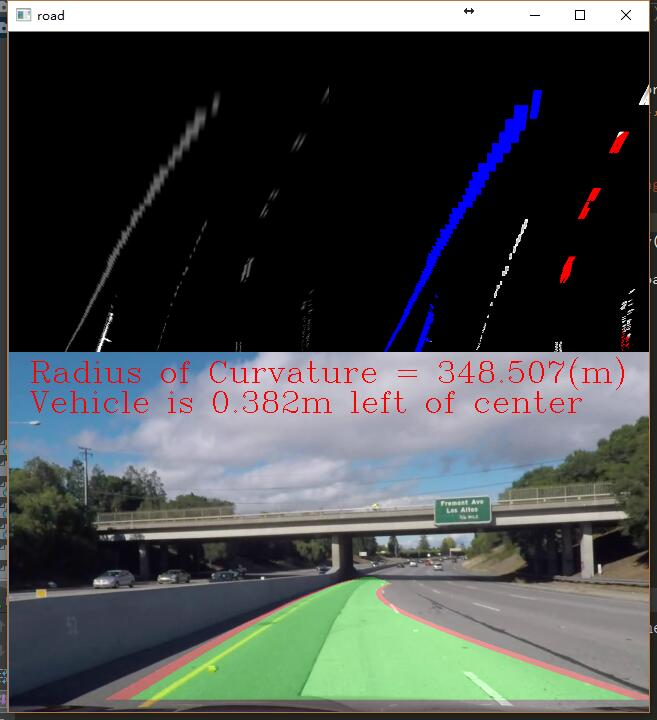
#> input picture image/challenge_example.jpg, 657 x 720 px
$ python -i LaneRecognition.py   (imports and definitions only)   (older library calls are emulated)
#> lines starting #> are read from the running program, lines starting #| are printed output that depends on the picture; after the words box and inside, x2 and y2 are one past the last pixel; in counts of white or black regions, pixels touching at a corner belong together
### m_utils.py
import numpy as np
import cv2
import pickle
import line
import calibration
from line import Line


def sobel_xy(image, kernel):
    return cv2.Sobel(image, cv2.CV_64F, 1, 0, ksize=kernel), \
           cv2.Sobel(image, cv2.CV_64F, 0, 1, ksize=kernel)


def direction_gradient(image, kernel, threshold):
    sobel_x, sobel_y = sobel_xy(image, kernel)
    abs_gradient_dir = np.arctan2(np.absolute(sobel_y), np.absolute(sobel_x))
    binary_output = threshold_filter(abs_gradient_dir, threshold)
    return binary_output.astype(np.uint8)


def m_sobel(image, threshold, transverse_axis='x'):
    if transverse_axis is 'x':
        sobel_image = abs(cv2.Sobel(image, cv2.CV_64F, 1, 0))
    elif transverse_axis is 'y':
        sobel_image = abs(cv2.Sobel(image, cv2.CV_64F, 0, 1))
    else:
        print('Please enter the correct Sobel direction')
        return None
    scaled_sobel = np.uint8(255 * sobel_image / np.max(sobel_image))

    temp = threshold_filter(scaled_sobel, threshold)

    return temp


def magnitude_gradient(image, kernel, threshold):
    sobel_x, sobel_y = sobel_xy(image, kernel)
    # Calculated gradient magnitude
    gradient_magnitude = np.sqrt(sobel_x ** 2 + sobel_y ** 2)

    # 转换成unit8
    scale_factor = np.max(gradient_magnitude) / 255
    gradient_magnitude = (gradient_magnitude / scale_factor).astype(np.uint8)

    # The threshold is 0
    temp = threshold_filter(gradient_magnitude, threshold)

    return temp


def gradient_combine(image, threshold_x, threshold_y, threshold_mag, threshold_dir):
    sobel_x = m_sobel(image, threshold_x, 'x')
    sobel_y = m_sobel(image, threshold_y, 'y')
    mag_img = magnitude_gradient(image, 3, threshold_mag)
    dir_img = direction_gradient(image, 15, threshold_dir)

    # Combined gradient measurement
    gradient_comb = np.zeros_like(dir_img).astype(np.uint8)
    gradient_comb[((sobel_x > 1) & (mag_img > 1) & (dir_img > 1)) | ((sobel_x > 1) & (sobel_y > 1))] = 255

    # show_img(gradient_comb, 10000, 'gradient')

    return gradient_comb


def threshold_filter(ch, threshold=(80, 255)):
    binary = np.zeros_like(ch)
    # cv2.imshow('fda',binary)
    # cv2.waitKey(10000)
    binary[(ch > threshold[0]) & (ch <= threshold[1])] = 255
    return binary


def hls_combine(img, threshold_h, threshold_l, threshold_s):
    # The transformation of HLS color space
    hls = cv2.cvtColor(img, cv2.COLOR_BGR2HLS)
    h_data = hls[:, :, 0]
    l_data = hls[:, :, 1]
    s_data = hls[:, :, 2]

    h_img = threshold_filter(h_data, threshold_h)
    l_img = threshold_filter(l_data, threshold_l)
    s_img = threshold_filter(s_data, threshold_s)

    # Two cases - lane lines in the shadow
    hls_comb = np.zeros_like(s_img).astype(np.uint8)
    hls_comb[((s_img > 1) & (l_img == 0)) | ((s_img == 0) & (h_img > 1) & (l_img > 1))] = 255  # | (R > 1)] = 255

    return hls_comb


# [36 lines left out: functions warp_image, gaussian_blur, store_data, not called in this run]


def load_data():
    f = open('temp.pkl', 'rb')
    mtx = pickle.load(f)
    dist = pickle.load(f)
    src = pickle.load(f)
    dst = pickle.load(f)
    return mtx, dist, src, dst


def print_vehicle_data(image, left_line=Line(), right_line=Line()):
    '''Print vehicle location and lane radius information'''

    cv2.putText(image, 'Radius of Curvature = ' + str(round(left_line.radius_of_curvature, 3)) + '(m)',
                (20, 30), cv2.FONT_HERSHEY_COMPLEX, 1, (0, 0, 255), 1)
    center_lane = (right_line.startX - left_line.startX) / 2+left_line.startX
    lane_width = right_line.startX - left_line.startX
    xm_per_pix = 3.7 * (720 / 1280) / lane_width  # Pixel / meter
    center_car = 640 / 2
    if center_lane > center_car:
        deviation = 'Vehicle is ' + str(
            round(abs(center_lane - center_car) *xm_per_pix, 3)) + 'm left of center'
    elif center_lane < center_car:
        deviation = 'Vehicle is ' + str(
            round(abs(center_lane - center_car) *xm_per_pix, 3)) + 'm right of center'
    else:
        deviation = 'Center'
    left_line.deviation = deviation
    cv2.putText(image, deviation, (20, 60), cv2.FONT_HERSHEY_COMPLEX, 1, (0, 0, 255), 1)

    return image

### utils.py
import numpy as np
import cv2


def show_img(image, time, windowName):
    cv2.imshow(winname=windowName, mat=image)
    cv2.waitKey(time)


def warp_image(img, src, dst, size):
    """ Perspective transformation """
    M = cv2.getPerspectiveTransform(src, dst)
    Minv = cv2.getPerspectiveTransform(dst, src)
    warp_img = cv2.warpPerspective(img, M, size, flags=cv2.INTER_LINEAR)
    # show_img(warp_img, 10000, 'warp')

    return warp_img, M, Minv


def rad_of_curvature(left_line, right_line):
    """ Measuring radius of curvature  """

    ploty = left_line.ally
    leftx, rightx = left_line.allx, right_line.allx

    leftx = leftx[::-1]  # Reverse matching up and down on Y
    rightx = rightx[::-1]  # Reverse matching up and down on Y

    # Definition of conversion from pixel space to rice in X and Y
    width_lanes = abs(right_line.startX - left_line.startX)
    ym_per_pix = 30 / 720  # 像素/米
    xm_per_pix = 3.7 * (720 / 1280) / width_lanes  # 像素/米
    # The defined value, here we want the radius of curvature
    # Maximum value, corresponding to the bottom of the image
    y_eval = np.max(ploty)

    # X and Y fitting of new polynomials in world space
    left_fit_cr = np.polyfit(ploty * ym_per_pix, leftx * xm_per_pix, 2)
    right_fit_cr = np.polyfit(ploty * ym_per_pix, rightx * xm_per_pix, 2)
    # Calculating new radius of curvature
    left_curvature = ((1 + (2 * left_fit_cr[0] * y_eval * ym_per_pix + left_fit_cr[1]) ** 2) ** 1.5) / np.absolute(
        2 * left_fit_cr[0])
    right_curvature = ((1 + (2 * right_fit_cr[0] * y_eval * ym_per_pix + right_fit_cr[1]) ** 2) ** 1.5) / np.absolute(
        2 * right_fit_cr[0])
    # Radius of curvature
    left_line.radius_of_curvature = left_curvature
    right_line.radius_of_curvature = right_curvature


# [12 lines left out: function smoothing, not called in this run]


def blind_search(img, line_left, line_right):
    """
    Blind search - the first frame / lost lane line
    Using histogram and sliding window
    """
    # Get the histogram of the bottom half of the image
    histogram = np.sum(img[int(img.shape[0] / 2):, :], axis=0)

    # Create an output image to draw and visualize the results。
    output = np.dstack((img, img, img)) * 255
    # show_img(output, 10000, 'output')

    # Find the vertices of the left and right sides of the histogram.
    # This will be the starting point of the left and right lines.
    start_left_x = np.argmax(histogram[:int(histogram.shape[0] / 2)])
    start_right_x = np.argmax(histogram[int(histogram.shape[0] / 2):]) + int(histogram.shape[0] / 2)

    # Select the number of sliding windows
    num_windows = 9
    # Setting window height
    window_height = int(img.shape[0] / num_windows)

    # Identify all non - zero pixels in X and Y positions in the image.
    nonzero = img.nonzero()
    nonzero_y = np.array(nonzero[0])
    nonzero_x = np.array(nonzero[1])

    # The current position of each window update
    current_left_x = start_left_x
    current_right_x = start_right_x

    ###################
    # Setting up the minimum number of pixels to find the wake-up window
    min_num_pixel = 50

    # Create an empty list to receive the left and right row pixel index
    win_left_lane = []
    win_right_lane = []

    window_margin = line_left.window_margin

    # Step by step slide window
    for window in range(num_windows):
        # Identifying the window boundaries of X and Y (right and left)
        win_y_low = img.shape[0] - (window + 1) * window_height
        win_y_high = img.shape[0] - window * window_height
        win_leftx_min = current_left_x - window_margin
        win_leftx_max = current_left_x + window_margin
        win_rightx_min = current_right_x - window_margin
        win_rightx_max = current_right_x + window_margin

        # Drawing Windows on visual images
        cv2.rectangle(output, (win_leftx_min, win_y_low), (win_leftx_max, win_y_high), (0, 255, 0), 2)
        cv2.rectangle(output, (win_rightx_min, win_y_low), (win_rightx_max, win_y_high), (0, 255, 0), 2)

        # Identify the non zero pixel in the X and Y in the window.
        left_window_inds = ((nonzero_y >= win_y_low) & (nonzero_y <= win_y_high) & (nonzero_x >= win_leftx_min) & (
            nonzero_x <= win_leftx_max)).nonzero()[0]
        right_window_inds = ((nonzero_y >= win_y_low) & (nonzero_y <= win_y_high) & (nonzero_x >= win_rightx_min) & (
            nonzero_x <= win_rightx_max)).nonzero()[0]
        # Attach these indexes to the list
        win_left_lane.append(left_window_inds)
        win_right_lane.append(right_window_inds)

        # If you find minpix pixels, wake the next window in its average position
        if len(left_window_inds) > min_num_pixel:
            current_left_x = np.int(np.mean(nonzero_x[left_window_inds]))
        if len(right_window_inds) > min_num_pixel:
            current_right_x = np.int(np.mean(nonzero_x[right_window_inds]))

    # An array that connects the index
    win_left_lane = np.concatenate(win_left_lane)
    win_right_lane = np.concatenate(win_right_lane)

    # Extraction of left and right row pixels
    left_x, left_y = nonzero_x[win_left_lane], nonzero_y[win_left_lane]
    right_x, right_y = nonzero_x[win_right_lane], nonzero_y[win_right_lane]

    output[left_y, left_x] = [255, 0, 0]
    output[right_y, right_x] = [0, 0, 255]

    # Fitting two order polynomials to each
    left_fit = np.polyfit(left_y, left_x, 2)
    right_fit = np.polyfit(right_y, right_x, 2)

    line_left.current_fit = left_fit
    line_right.current_fit = right_fit

    # Generate X and Y values for drawing.
    ploty = np.linspace(0, img.shape[0] - 1, img.shape[0])

    # ax^2 + bx + c
    left_plot_x = left_fit[0] * ploty ** 2 + left_fit[1] * ploty + left_fit[2]
    right_plot_x = right_fit[0] * ploty ** 2 + right_fit[1] * ploty + right_fit[2]

    line_left.prevX.append(left_plot_x)
    line_right.prevX.append(right_plot_x)

    if len(line_left.prevX) > 10:
        left_avg_line = smoothing(line_left.prevX, 10)
        left_avg_fit = np.polyfit(ploty, left_avg_line, 2)
        left_fit_plot_x = left_avg_fit[0] * ploty ** 2 + left_avg_fit[1] * ploty + left_avg_fit[2]
        line_left.current_fit = left_avg_fit
        line_left.allx, line_left.ally = left_fit_plot_x, ploty
    else:
        line_left.current_fit = left_fit
        line_left.allx, line_left.ally = left_plot_x, ploty

    if len(line_right.prevX) > 10:
        right_avg_line = smoothing(line_right.prevX, 10)
        right_avg_fit = np.polyfit(ploty, right_avg_line, 2)
        right_fit_plot_x = right_avg_fit[0] * ploty ** 2 + right_avg_fit[1] * ploty + right_avg_fit[2]
        line_right.current_fit = right_avg_fit
        line_right.allx, line_right.ally = right_fit_plot_x, ploty
    else:
        line_right.current_fit = right_fit
        line_right.allx, line_right.ally = right_plot_x, ploty

    line_left.startX, line_right.startX = line_left.allx[ - 1], line_right.allx[- 1]
    line_left.endX, line_right.endX = line_left.allx[0], line_right.allx[0]

    line_left.detected, line_right.detected = True, True
    # Print curvature radius
    rad_of_curvature(line_left, line_right)
    return output


# [400 lines left out: functions prev_window_refer, blind_search_challenge, prev_window_refer_challenge, not called in this run]

def find_lr_lines(binary_img, left_line, right_line,isChallenge=False):
    """
    Look for left and right lines, isolate left and right lines
    Blind search - the first frame / lost lane line
    Last window - check the lane line in the previous frame
    """

    # If there is no lane information
    if left_line.detected is False:
        if isChallenge:
            return blind_search_challenge(binary_img, left_line, right_line)
        else:
            return blind_search(binary_img, left_line, right_line)
    # If there is a lane information
    else:
        if isChallenge:
            return prev_window_refer_challenge(binary_img, left_line, right_line)
        else:
            return prev_window_refer(binary_img, left_line, right_line)


def draw_lane(img, left_line, right_line, lane_color=(0, 0, 255), road_color=(0, 255, 0)):
    """ Draw lane lines and current drive space """
    window_img = np.zeros_like(img)

    window_margin = left_line.window_margin
    left_plot_x, right_plot_x = left_line.allx, right_line.allx
    plot_y = left_line.ally

    # A polygon is generated to display the search window area.
    # The X and Y coordinates of the recast are available in the format of fillpoly () CV2.
    left_pts_l = np.array([np.transpose(np.vstack([left_plot_x - window_margin / 5, plot_y]))])
    left_pts_r = np.array([np.flipud(np.transpose(np.vstack([left_plot_x + window_margin / 5, plot_y])))])
    left_pts = np.hstack((left_pts_l, left_pts_r))
    right_pts_l = np.array([np.transpose(np.vstack([right_plot_x - window_margin / 5, plot_y]))])
    right_pts_r = np.array([np.flipud(np.transpose(np.vstack([right_plot_x + window_margin / 5, plot_y])))])
    right_pts = np.hstack((right_pts_l, right_pts_r))

    # Draw a lane on a twisted blank image
    cv2.fillPoly(window_img, np.int_([left_pts]), lane_color)
    cv2.fillPoly(window_img, np.int_([right_pts]), lane_color)

    # The X and Y points of the recast are the formats available for fillpoly () CV2.
    pts_left = np.array([np.transpose(np.vstack([left_plot_x + window_margin / 5, plot_y]))])
    pts_right = np.array([np.flipud(np.transpose(np.vstack([right_plot_x - window_margin / 5, plot_y])))])
    pts = np.hstack((pts_left, pts_right))

    # Draw a driving area
    cv2.fillPoly(window_img, np.int_([pts]), road_color)

    return window_img

### line.py
import numpy as np
import collections


class Line:
    def __init__(self):
        # 在最后一次迭代中是否检测到该行
        self.detected = False
        # 窗口的宽度
        self.window_margin = 56
        # 在最后n次迭代中拟合线的x值
        self.prevX = []
        # 最近拟合多项式系数
        self.current_fit = [np.array([False])]
        # 某些单位线的曲率半径
        self.radius_of_curvature = None
        # starting x_value
        self.startX = None
        # ending x_value
        self.endX = None
        # 检测到的行像素的x值
        self.allx = None
        # y values for detected line pixels
        # 检测到的行像素的y值
        self.ally = None

        # 道路的偏转方向，正值代表向右转，负值代表向左转
        self.road_inf = None
        # 车道线的曲率
        self.curvature = None
        # 车辆偏移百分比，负值代表向左偏移，正值代表向右偏移，0表示车道处于行驶区域的中心
        self.deviation = None

### LaneRecognition.py
from utils import *
import m_utils
from line import Line
import os
import time
from moviepy.editor import *


def run(file):
    # If the camera correction data and the perspective data file do not exist, the data is calculated and the data is recorded otherwise.
#> called with file = 'image/challenge_example.jpg'
    if not os.path.exists('temp.pkl'):
        mtx, dist, src, dst = m_utils.store_data([640, 128])
    else:
        mtx, dist, src, dst = m_utils.load_data()
#> (reads temp.pkl from the repository)
    camera = cv2.VideoCapture(file)
    left_line = Line()
    right_line = Line()
    out = cv2.VideoWriter('video/output.avi', cv2.VideoWriter_fourcc('M', 'J', 'P', 'G'),
                          10, (640, 680))

    while True:
        _, image = camera.read()
#> image is the input picture: shape (720, 657, 3); mean B, G, R 76.1, 76, 72.1
        # show_img(cv2.resize(image, None, fx=1 / 2, fy=1 / 2, interpolation=cv2.INTER_AREA),10000,'image')

        # Correction of camera distortion
        undistorted_image = cv2.undistort(image, mtx, dist, None, mtx)
        # show_img(undistorted_image,10000,'undistorted')

        # The image is doubling
        zoom_image = cv2.resize(undistorted_image, None, fx=1 / 2, fy=1 / 2, interpolation=cv2.INTER_AREA)
        # show_img(zoom_image, 100000, 'zoom')

        # Gauss vagueness
        # gaussian_image = m_utils.gaussian_blur(zoom_image)
        # show_img(gaussian_image, 10000, 'gaussian')

        # Intercept the ROI area (the picture contains the road)
        shape = undistorted_image.shape
#> shape = (720, 657, 3)
        roi_image = zoom_image[220:shape[0] - 12, 0:shape[1], 2]
        roi_color_image = zoom_image[220:shape[0] - 12, 0:shape[1]]
        # show_img(roi_color_image, 100000, 'roi')

        # ----------gradient descent------------
        # Gradient descent with red channel
        gradient_image = m_utils.gradient_combine(roi_image,
                                                  (35, 100),
                                                  (30, 255),
                                                  (30, 255),
                                                  (0.7, 1.3))
#> in m_sobel, `temp = threshold_filter(scaled_sobel, threshold)`:
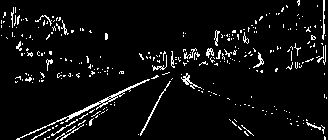
#> temp: shape (140, 328); 5.6% white in thin lines or dots
#> in m_sobel (call 2), `temp = threshold_filter(scaled_sobel, threshold)`: temp: shape (140, 328); 21.9% white; 187 white regions (165 under 20 px), largest, box (x1, y1, x2, y2) and area: (16, 25, 326, 139) 5806, (184, 80, 325, 134) 1096, (0, 62, 166, 90) 1030
#> in magnitude_gradient, `gradient_magnitude = np.sqrt(sobel_x ** 2 + sobel_y ** 2)`:
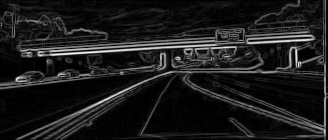
#> gradient_magnitude: shape (140, 328) float64; min 0, max 703, mean 77; drawn with min black and max white
#> in magnitude_gradient, `scale_factor = np.max(gradient_magnitude) / 255`: scale_factor = 2.76
#> in magnitude_gradient, `temp = threshold_filter(gradient_magnitude, threshold)`: temp: shape (140, 328); 26.5% white; 88 white regions (79 under 20 px), largest, box (x1, y1, x2, y2) and area: (0, 0, 328, 140) 11329, (226, 118, 256, 138) 165, (139, 51, 158, 63) 95
#> in direction_gradient, `binary_output = threshold_filter(abs_gradient_dir, threshold)`: binary_output: shape (140, 328) float64; 39% white; 401 white regions (321 under 20 px), largest, box (x1, y1, x2, y2) and area: (9, 51, 324, 139) 8845, (1, 10, 104, 48) 1057, (98, 1, 196, 41) 886
#> gradient_image: shape (140, 328); 4% white in thin lines or dots
        # show_img(gradient_image, 10000, 'gradient')
        # HLS color spatial gradient descent
        hls_image = m_utils.hls_combine(roi_color_image, (10, 100), (0, 60), (85, 255))
#> in hls_combine, `hls = cv2.cvtColor(img, cv2.COLOR_BGR2HLS)`: hls: shape (140, 328, 3); mean of channels 0, 1, 2 75, 118.6, 52
#> in hls_combine, `s_data = hls[:, :, 2]`:
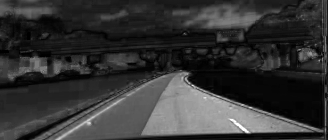
#> s_data: shape (140, 328); min 0, max 255, mean 52
#> in hls_combine, `h_img = threshold_filter(h_data, threshold_h)`: h_img: shape (140, 328); 45.4% white; 66 white regions (54 under 20 px), largest, box (x1, y1, x2, y2) and area: (0, 0, 328, 93) 10187, (43, 68, 328, 140) 9581, (255, 98, 304, 119) 259
#> in hls_combine, `l_img = threshold_filter(l_data, threshold_l)`: l_img: shape (140, 328); 20.9% white; 50 white regions (40 under 20 px), largest, box (x1, y1, x2, y2) and area: (0, 21, 324, 140) 8515, (303, 0, 328, 140) 433, (277, 10, 308, 22) 169
#> in hls_combine, `s_img = threshold_filter(s_data, threshold_s)`: s_img: shape (140, 328); 22.1% white; 69 white regions (57 under 20 px), largest, box (x1, y1, x2, y2) and area: (34, 72, 323, 140) 8570, (195, 7, 261, 28) 756, (15, 8, 49, 18) 161
#> hls_image: shape (140, 328); 26.4% white; 139 white regions (114 under 20 px), largest, box (x1, y1, x2, y2) and area: (34, 72, 323, 140) 8570, (195, 7, 261, 28) 756, (0, 21, 53, 54) 666
        # show_img(hls_image, 10000, 'hls')

        # Recombine the images of HLS and gradient descent
        result = np.zeros_like(gradient_image).astype(np.uint8)
        result[(gradient_image > 1)] = 100
        result[(hls_image > 1)] = 255
        # [8 lines of commented-out code are left out]
        perspective_image, M, Minv = warp_image(result, src=src, dst=dst, size=(720, 720))
        # [8 lines of commented-out code are left out]
        perspective_image_color=np.dstack((perspective_image,perspective_image,perspective_image))

        # zoom_perspective_image = cv2.resize(perspective_image, None, fx=1 / 3, fy=1 / 3, interpolation=cv2.INTER_AREA)
        # show_img(perspective_image, 10000, 'perspective')

        # Looking for lane lines
        try:
            search_image = find_lr_lines(perspective_image, left_line=left_line, right_line=right_line)
#> after the loop in blind_search, `for window in range(num_windows):`:
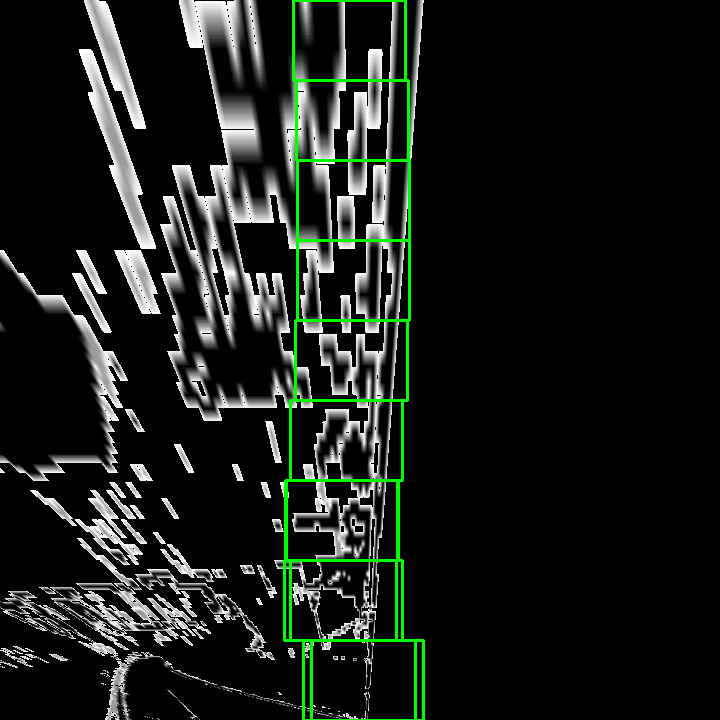
#> output: shape (720, 720, 3); mean of channels 0, 1, 2 24.8, 29, 24.8; drawn as B, G, R
        except Exception as e:
            left_line.detected = False
            print(e)

        # show_img(search_image,100000,'search')
        # Draw a lane line
        w_color_result = draw_lane(search_image, left_line, right_line)
        # show_img(w_comb_result, 10000, 'w_comb')
        # show_img(w_color_result, 10000, 'w_color')

        # Perspective perspective of drawing lane lines into the original angle
        color_road = cv2.warpPerspective(w_color_result, Minv, (result.shape[1], result.shape[0]))
        # show_img(color_road, 10000, 'color_road')

        # Superposition the lane marking of the perspective back to the original image into the original image
        mask = np.zeros_like(zoom_image)
        mask[220:shape[0] - 12, 0:shape[1]] = color_road
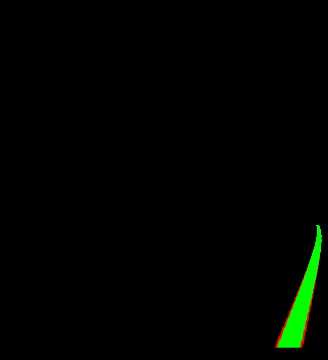
#> mask: shape (360, 328, 3); mean of channels 0, 1, 2 0, 3.5, 0.5; drawn as B, G, R
        road_image = cv2.addWeighted(zoom_image, 1, mask, 0.3, 0)
        # show_img(road_image, 10000, 'result')

        # Print vehicle location information
        info_road = m_utils.print_vehicle_data(image=road_image, left_line=left_line, right_line=right_line)
#> in print_vehicle_data, `cv2.putText(image, deviation, (20, 60), cv2.FONT_HERSHEY_COMPLEX, 1, (..`:
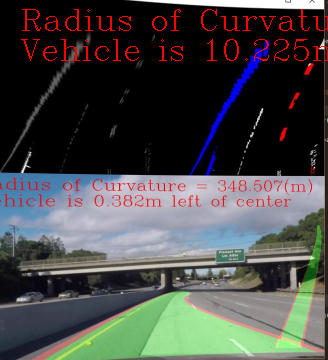
#> image: shape (360, 328, 3); mean B, G, R 71.4, 72.7, 71.7

        # Parallel visualization
        debug_image=np.hstack((cv2.resize(np.array(perspective_image_color),(320,320)),cv2.resize(search_image,(320,320))))
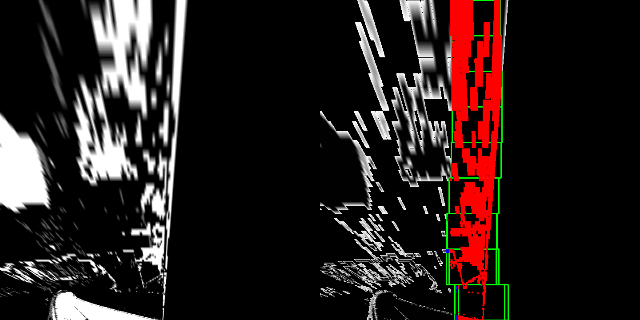
#> debug_image: shape (320, 640, 3); mean of channels 0, 1, 2 28.7, 30.1, 39.4; drawn as B, G, R
        # show_img(debug_image,10000,'debug')
#> (the run stopped early here; a loop or call above may not have finished)
